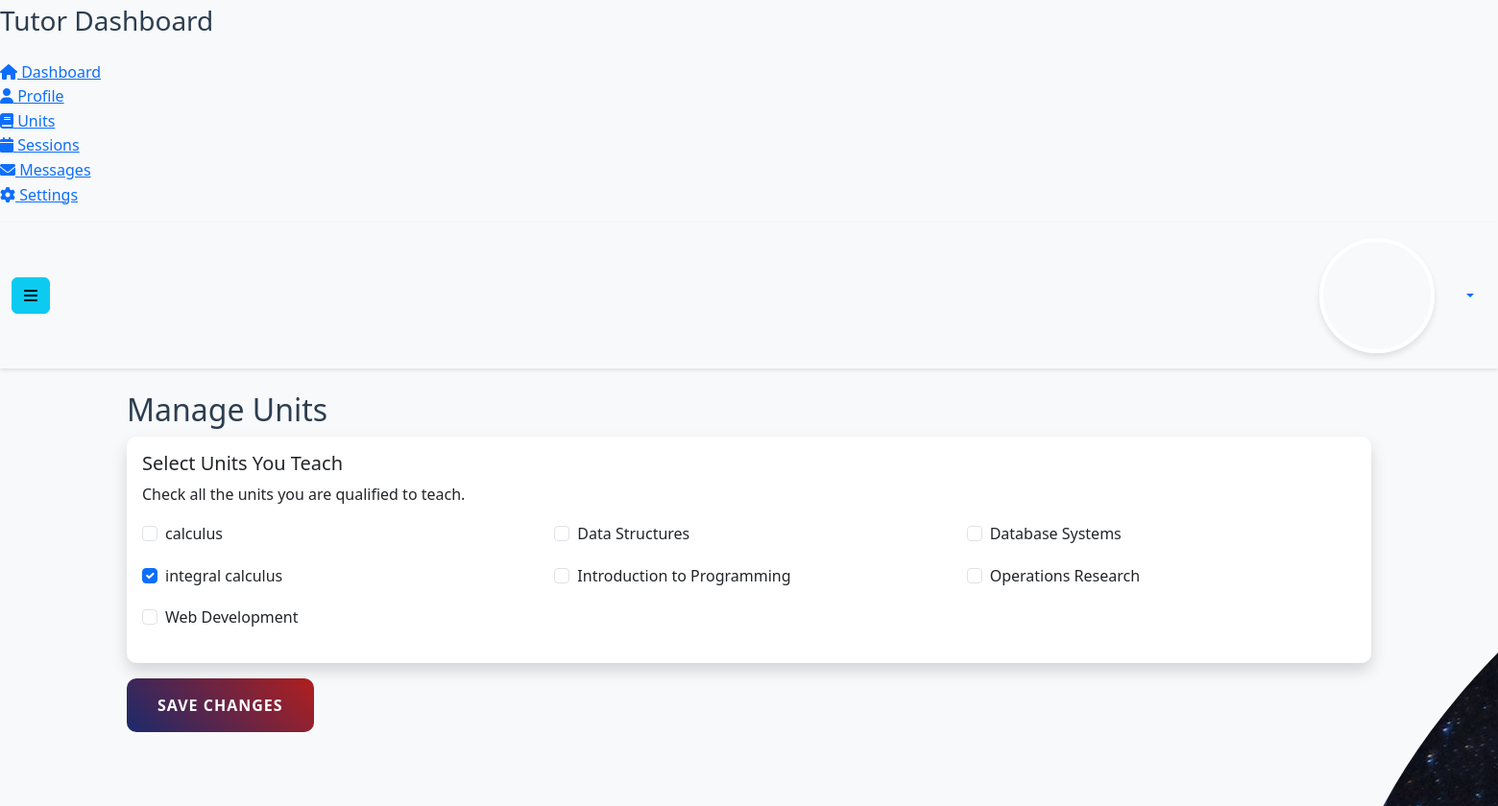
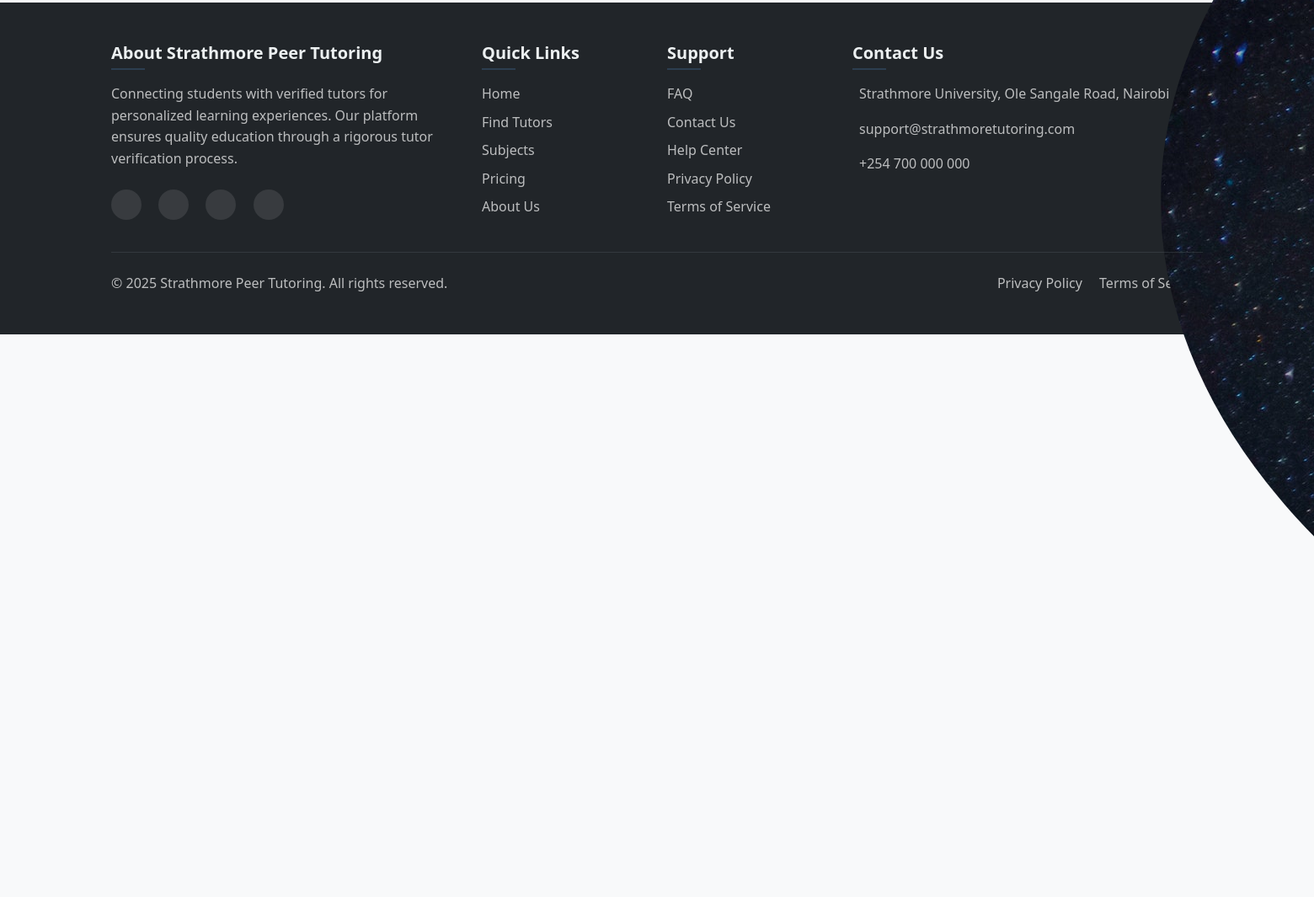
The app's page /tutor/units.php (signed in) with its own data (2 pictures, top to bottom).
### tables this page shows
CREATE TABLE `units` (
  `id` int(11) NOT NULL,
  `name` varchar(100) NOT NULL,
  `code` varchar(20) NOT NULL,
  `description` text DEFAULT NULL,
  `created_at` timestamp NOT NULL DEFAULT current_timestamp()
);

### tutor/units.php (the view, shortened to what this page needs)
<?php
$database = new Database();
$pdo = $database->getConnection();
$stmt = $pdo->prepare("SELECT * FROM units ORDER BY name ASC");
$stmt->execute();
$all_units = $stmt->fetchAll();
$stmt = $pdo->prepare("
    SELECT u.*
    FROM units u
    JOIN tutor_units tu ON u.id = tu.unit_id
    WHERE tu.tutor_id = ?
    ORDER BY u.name ASC
");
$stmt->execute([$_SESSION['user_id']]);
$tutor_units = $stmt->fetchAll();
$tutor_unit_ids = array_column($tutor_units, 'id');
require_once 'includes/header.php';
?>
<div class="container mt-4">
    <h2>Manage Units</h2>
    <form method="POST" action="">
        <div class="row">
            <div class="col-md-12">
                <div class="card">
                    <div class="card-body">
                        <h5 class="card-title">Select Units You Teach</h5>
                        <p class="card-text">Check all the units you are qualified to teach.</p>
                        <div class="row">
                            <?php foreach ($all_units as $unit): ?>
                                <div class="col-md-4 mb-3">
                                    <div class="form-check">
                                        <input class="form-check-input" type="checkbox"
                                               name="units[]"
                                               value="<?php echo $unit['id']; ?>"
                                               id="unit_<?php echo $unit['id']; ?>"
                                               <?php echo in_array($unit['id'], $tutor_unit_ids) ? 'checked' : ''; ?>>
                                        <label class="form-check-label" for="unit_<?php echo $unit['id']; ?>">
                                            <?php echo htmlspecialchars($unit['name']); ?>
                                        </label>
                                    </div>
                                </div>
                            <?php endforeach; ?>
                        </div>
                    </div>
                </div>
            </div>
        </div>
        <div class="mt-3">
            <button type="submit" class="btn btn-primary">Save Changes</button>
        </div>
    </form>
</div>
<?php require_once 'includes/footer.php'; ?>

### assets/css/style.css (style rules this page uses)
:root { --primary-color: #2c3e50; --secondary-color: #3498db; --accent-color: #e74c3c; --light-color: #ecf0f1; --dark-color: #2c3e50; --success-color: #2ecc71; --warning-color: #f1c40f; --danger-color: #e74c3c; }
body { font-family: 'Segoe UI', Tahoma, Geneva, Verdana, sans-serif; color: var(--dark-color); line-height: 1.6; background-color: #f8f9fa; min-height: 100vh; display: flex; flex-direction: column; }
.btn-primary { background-color: var(--secondary-color); border-color: var(--secondary-color); padding: 0.75rem 1.5rem; font-weight: 500; border-radius: 5px; }
.card { border-radius: 10px; border: none; box-shadow: 0 0.5rem 1rem rgba(0, 0, 0, 0.15); }
.btn-primary { background: linear-gradient(45deg, #1a2a6c, #b21f1f); border: none; padding: 1rem 2rem; font-weight: 600; border-radius: 10px; transition: all 0.3s ease; text-transform: uppercase; letter-spacing: 1px; }

### records on screen
units: name "calculus"
units: name "Data Structures"
units: name "Database Systems"
units: id "☑", name "integral calculus"
units: name "Introduction to Programming"
units: name "Operations Research"
units: name "Web Development"
